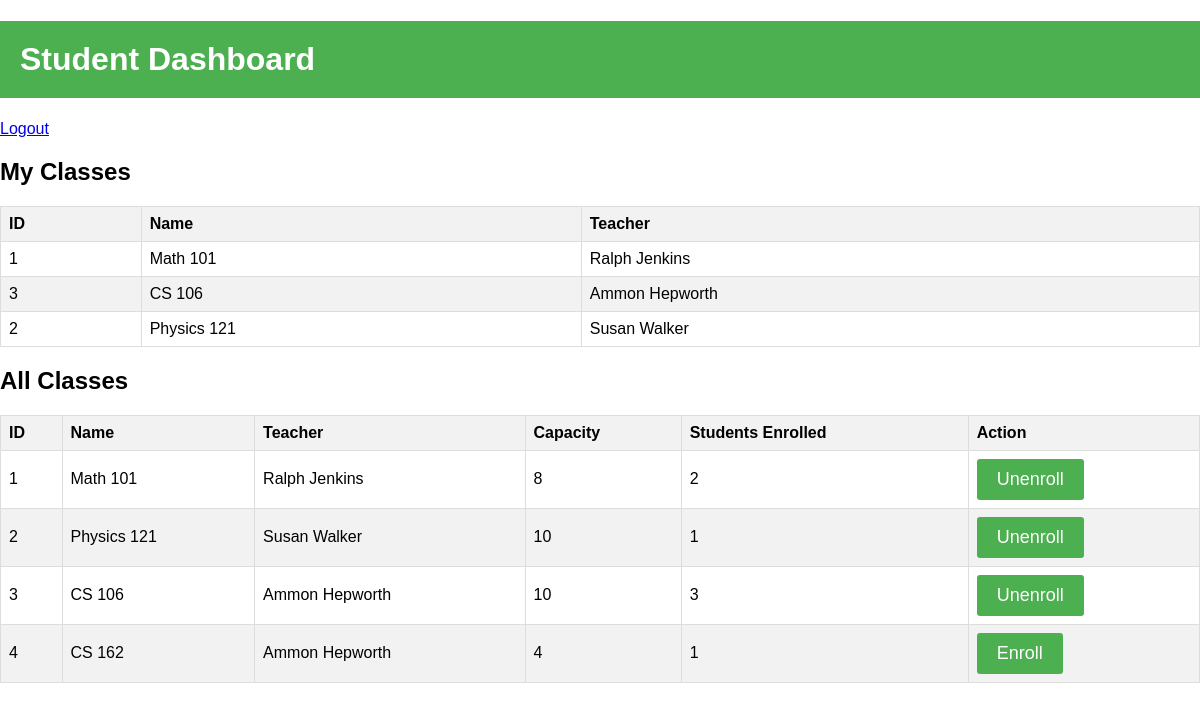
Page /student_dashboard (signed in) on the committed database.
### app.py (models this page shows)
class Class(db.Model):
    id = db.Column(db.Integer, primary_key=True)
    name = db.Column(db.String(80), nullable=False)
    teacher = db.Column(db.String(120), nullable=False)
    capacity = db.Column(db.Integer, nullable=False)
    totalStudent = db.Column(db.Integer, nullable=False)
    time = db.Column(db.String(120), nullable=False)
    enrollments = db.relationship('Enrollment', backref='class', lazy=True)
    def students_enrolled(self):
        return len(self.enrollments)

### app.py (the view)
@app.route('/student_dashboard')
def student_dashboard():
    if 'user_id' not in session:
        return redirect(url_for('login'))
    current_user = User.query.get(session['user_id'])
    enrolled_classes = Class.query.join(Enrollment, Class.id == Enrollment.class_id).filter(Enrollment.student_id == current_user.id).all()
    all_classes = Class.query.all()
    return render_template('student_dashboard.html', enrolled_classes=enrolled_classes, all_classes=all_classes)

### templates/student_dashboard.html (shortened to what this page needs)
<!DOCTYPE html>
<html lang="en">
<head>
    <link rel="stylesheet" href="{{ url_for('static', filename='css/main.css') }}">
</head>
<body>
    <h1>Student Dashboard</h1>
    <a href="{{ url_for('logout') }}">Logout</a>
    <h2>My Classes</h2>
    <table>
        <thead>
            <tr>
                <th>ID</th>
                <th>Name</th>
                <th>Teacher</th>
            </tr>
        </thead>
        <tbody>
            {% for class in enrolled_classes %}
            <tr>
                <td>{{ class.id }}</td>
                <td>{{ class.name }}</td>
                <td>{{ class.teacher }}</td>
            </tr>
            {% endfor %}
        </tbody>
    </table>
    <h2>All Classes</h2>
    <table>
        <thead>
            <tr>
                <th>ID</th>
                <th>Name</th>
                <th>Teacher</th>
                <th>Capacity</th>
                <th>Students Enrolled</th>
                <th>Action</th>
            </tr>
        </thead>
        <tbody>
            {% for class in all_classes %}
            <tr>
                <td>{{ class.id }}</td>
                <td>{{ class.name }}</td>
                <td>{{ class.teacher }}</td>
                <td>{{ class.capacity }}</td>
                <td>{{ class.students_enrolled() }}</td>
                <td>
                    {% if class in enrolled_classes %}
                    <button onclick="unenroll('{{ class.id }}')">Unenroll</button>
                        {% else %}
                        {% if class.students_enrolled() < class.capacity %}
                        <button onclick="enroll('{{ class.id }}')">Enroll</button>
                        {% else %}
                        <span>Class Full</span>
                        {% endif %}
                        {% endif %}
                </td>
            </tr>
            {% endfor %}
        </tbody>
    </table>
</body>
</html>

### static/css/main.css (style rules this page uses)
body { font-family: Arial, sans-serif; margin: 0; padding: 0; }
h1 { background-color: #4CAF50; color: white; padding: 20px; }
table { border-collapse: collapse; width: 100%; margin-bottom: 20px; }
th, td { border: 1px solid #ddd; padding: 8px; text-align: left; }
th { background-color: #f2f2f2; }
tr:nth-child(even) { background-color: #f2f2f2; }
button { background-color: #4CAF50; color: white; font-size: 18px; padding: 10px 20px; border: none; border-radius: 3px; cursor: pointer; transition: background-color 0.3s; }

### rows in the picture
Class: id "1", name "Math 101", teacher "Ralph Jenkins", capacity "8", students_enrolled "2"
Class: id "3", name "CS 106", teacher "Ammon Hepworth", capacity "10", students_enrolled "3"
Class: id "2", name "Physics 121", teacher "Susan Walker", capacity "10", students_enrolled "1"
Class: id "4", name "CS 162", teacher "Ammon Hepworth", capacity "4", students_enrolled "1"
